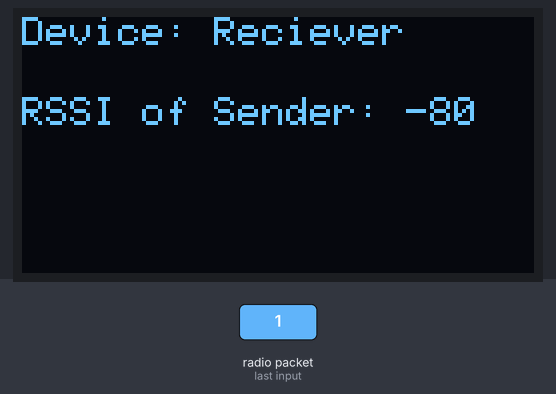
A sketch run on a simulated ESP32. On the bench: 128×64 one-colour display. The inputs (shaded band) are chosen by the test bench. No radio packets arrive unless stated; what the sketch prints to the serial monitor is not drawn.

1.3 s: radio packet "1" arrives
Above: at 2.3 s.
Timing chart, 0 to 4.3 s (numbered marks = the images above; inputs shaded):
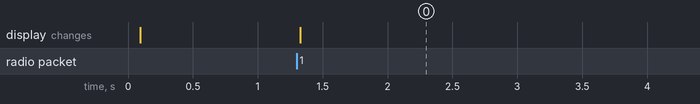

The sketch:

lora-recv.ino
```cpp
#include <SPI.h>
#include <LoRa.h>

#include <Wire.h>
#include <Adafruit_GFX.h>
#include <Adafruit_SSD1306.h>

#define SCK   5
#define MISO  19
#define MOSI  27
#define NSS   18
#define RST   14
#define DIO0  26

//Pins for OLED screen
#define OLED_SDA 21
#define OLED_SCL 22
#define OLED_RST -1
#define SCREEN_WIDTH 128 //OLED display width, in pixels
#define SCREEN_HEIGHT 64 //OLED display height, in pixels

//Creates object for OLED screen called display
Adafruit_SSD1306 display(SCREEN_WIDTH, SCREEN_HEIGHT, &Wire, OLED_RST);

static unsigned long lastUpdate = 0;

void setup() {
  Serial.begin(115200);
  while (!Serial);
  Serial.println("LoRa Receiver");

  //initialize OLED
  Wire.begin(OLED_SDA, OLED_SCL);

  // Initialize SPI with correct pins
  SPI.begin(SCK, MISO, MOSI, NSS);

  // Configure LoRa pins
  LoRa.setPins(NSS, RST, DIO0);

  // Initialize LoRa at 433 MHz
  if (!LoRa.begin(433E6)) {
    Serial.println("Starting LoRa failed!");
    while (1);
  }

  Serial.println("LoRa initialized successfully.");

  //Begin OLED stuff
  //reset OLED display via software
  pinMode(OLED_RST, OUTPUT);
  digitalWrite(OLED_RST, LOW);
  delay(20);
  digitalWrite(OLED_RST, HIGH);

  if(!display.begin(SSD1306_SWITCHCAPVCC, 0x3c, false, false)) { //Address 0x3c for 128x32
    Serial.println(F("SSD1306 allocation failed"));
  }

  display.clearDisplay();
  display.setTextColor(WHITE);
  display.setTextSize(1);
  display.setCursor(0,0);
  display.print("Device ");
  display.println("2");
  display.display();
}

void loop() {
  int packetSize = LoRa.parsePacket();
  //Serial.print("Packet size:");
  //Serial.println(packetSize);
  if (packetSize) {
    Serial.print("Received packet: ");
    while (LoRa.available()) {
      Serial.print((char)LoRa.read());
    }
    Serial.print(" | RSSI: ");
    Serial.println(LoRa.packetRssi());

    //On device screen
    if (millis() - lastUpdate > 1000) {  // update every second to avoid constant display calls
      display.clearDisplay();
      display.setTextColor(WHITE);
      display.setTextSize(1);
      display.setCursor(0,0);
      display.print("Device: ");
      display.println("Reciever");
      display.setCursor(0,20);
      display.print("RSSI of Sender: ");
      display.println(LoRa.packetRssi());
      display.display();
      lastUpdate = millis();
    }
  }
}
```

Measured:
- after the input at 1.3 s, the display: changes at once (image 0)
